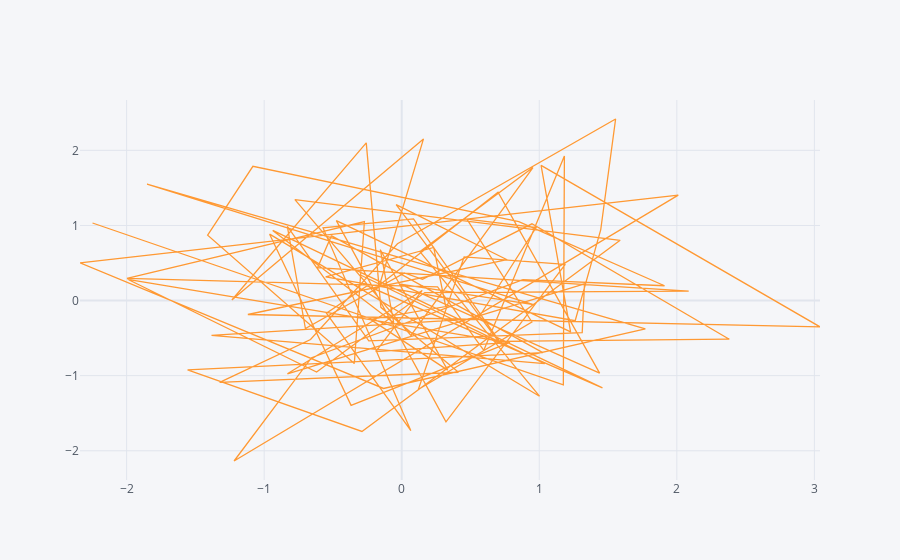

Here is the notebook cell this chart was saved with:
### Code cell
df.iplot(kind='scatter', x='A', y="B")
